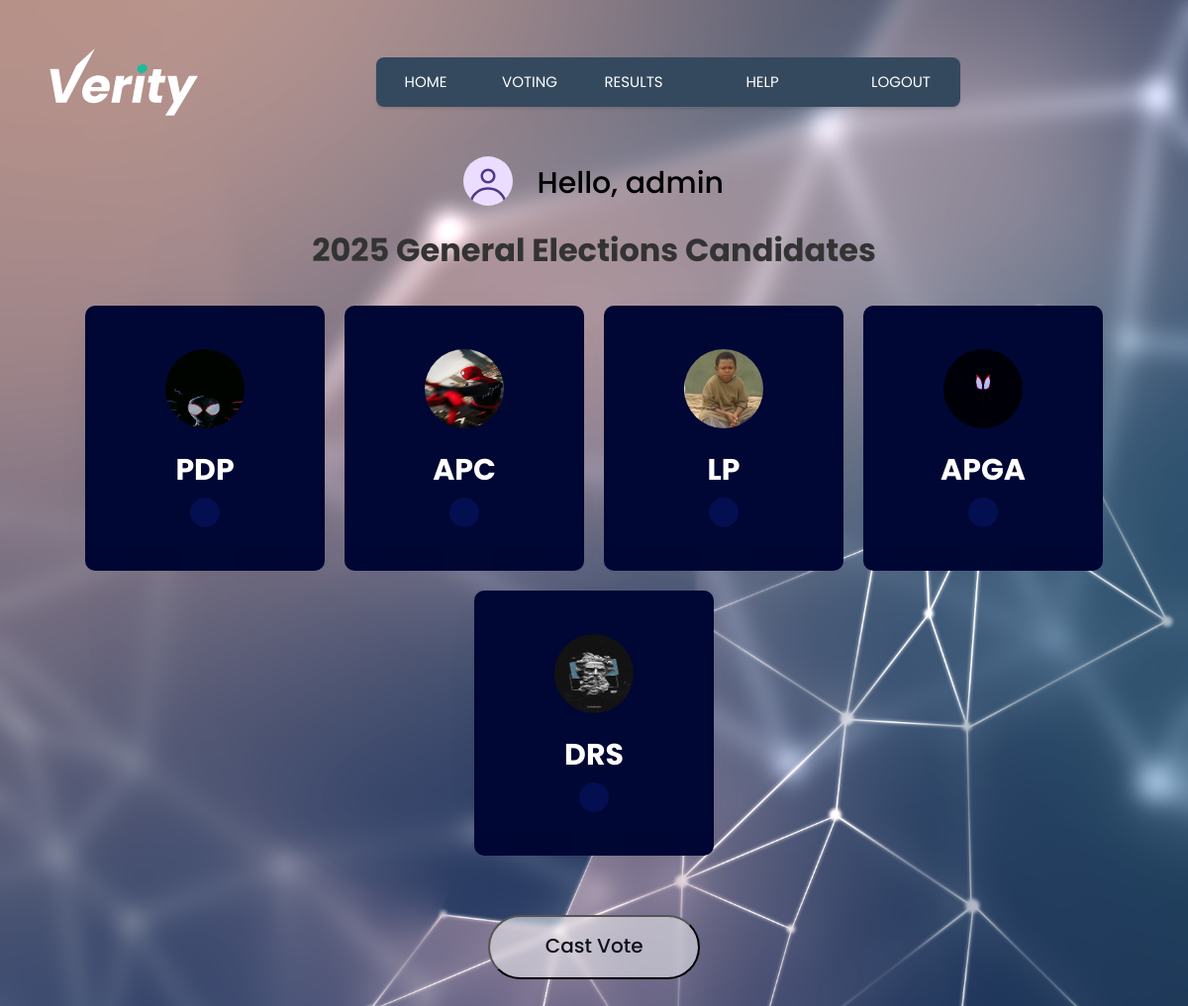
/voting/ (signed in), run on the app's committed database.
### users/models.py (models this page shows, shortened)
class User(AbstractBaseUser, PermissionsMixin):
    ROLE_CHOICES = [
        ('admin', 'Admin'),
        ('voter', 'Voter'),
    ]
    username = models.CharField(max_length=20, unique=True)
    password = models.CharField(max_length=255)  # Make sure it's large enough
    role = models.CharField(max_length=10, choices=ROLE_CHOICES, default='voter')
    voterID = models.CharField(max_length=20, unique=True)
    wallet_address = models.CharField(max_length=42, unique=True, default='0xFF5687dd63d55b6B5990bD2ad27927d5b9DAA6c1')  # Add wallet address field
    is_active = models.BooleanField(default=True)
    is_staff = models.BooleanField(default=False)
    objects = UserManager()
    USERNAME_FIELD = 'username'  # Use username for authentication
    REQUIRED_FIELDS = ['password', 'role', 'voterID', 'wallet_address']  # Fields required for user creation

### main/models.py (models this page shows, shortened)
class Candidate(models.Model):
    name = models.CharField(max_length=255)
    description = models.TextField()
    image = models.ImageField(upload_to='images/', null=True, blank=True)
    created_at = models.DateTimeField(auto_now_add=True)

### main/views.py (the view)
# urls.py: path('voting/', views.voting, name='voting'),
def voting(request):
    voting = Candidate.objects.all()
    context = {
        'voting': voting,
    }
    return render(request, 'voting.html',context)

### main/templates/voting.html (shortened to what this page needs)
{% load static %}
<!DOCTYPE html>
<html lang="en">
<head>
    <link rel="stylesheet" type="text/css" href="{% static 'style.css' %}">
</head>
<body>
    <div class="hero">
    <header>
        <img src="{% static 'images/Verity.svg' %}" class="logo">
        <nav>
            {% if user.is_authenticated %}
            <a href="/">Home</a>
            <a href="/voting">Voting</a>
            <a href="/results">Results</a>
            <a href="#">Help</a>
            <a href="{% url 'logout' %}">Logout</a>
            {% else %}
            <a href="/">Home</a>
            <a href="#">Help</a>
            <a href="{% url 'user_login' %}">Login</a>
        {% endif %}
        </nav>
    </header>
    </div>
    <div class="candidate-list">
        <div class="voter-info"><img src="{% static '/images/Generic avatar.svg' %}"> Hello, {{user.username}}</div>
        <h1>2025 General Elections Candidates</h1>
    </div>
    <form method="POST" action="/cast_vote/">
        <div class="radio-buttons">
            {% for voting in voting %}
            <label class="custom-radio">
                <div class="radio-btn">
                    <div class="content">
                        <div class="profile-image">
                            <img src="{{ voting.image.url }}">
                        </div>
                        <h2>{{ voting.name }}</h2>
                        <span class="check-icon">
                            <span class="icon"></span>
                        </span>
                    </div>
                </div>
            </label>
            {% endfor %}
        </div>
        <div class="centralised-button">
            <button type="submit" style="margin-top: 50px;">Cast Vote</button>
        </div>
    </form>
</body>
</html>

### main/static/style.css (style rules this page uses)
body { background-image: url(images/bg.jpg); background-position:center; background-repeat: no-repeat; background-size: cover; font-family: poppins; margin-left: 50px; margin-right: 50px; height: 100vh; }
header { display: flex; justify-content: space-between; }
.hero { display: flex; justify-content: center; flex-direction: column; }
.logo { height: 150px; width: 150px; }
.centralised-button { display: flex; justify-content: center; align-items: center; padding-bottom: 50px; }
button { display: inline-flex; padding: 14.452px 55.71px 16.548px 56px; justify-content: center; align-items: center; border-radius: 90.323px; background: rgba(255, 255, 255, 0.50); backdrop-filter: blur(3.612903118133545px); color: #0D111C; font-family: Poppins; font-size: 20px; font-style: normal; font-weight: 500; line-height: normal; }
nav { position: relative; margin: 50px auto 0; width: 590px; height: 50px; background: #34495e; border-radius: 8px; font-size: 0; box-shadow: 0 2px 3px 0 rgba(0, 0, 0, .1); }
nav a { font-size: 15px; text-transform: uppercase; color: white; text-decoration: none; line-height: 50px; position: relative; z-index: 1; display: inline-block; text-align: center; }
nav a:nth-child(1) { width: 100px; }
nav a:nth-child(2) { width: 110px; }
nav a:nth-child(3) { width: 100px; }
nav a:nth-child(4) { width: 160px; }
nav a:nth-child(5) { width: 120px; }
.candidate-list { display: flex; align-items: center; flex-direction: column; }
.voter-info { display: inline-flex; padding: 0px 0.547px 0px 0px; justify-content: center; align-items: flex-end; gap: 24.172px; color: #000; font-family: Poppins; font-size: 30px; font-style: normal; font-weight: 500; line-height: normal; }
.voter-info img { width: 50px; height: 50px; }
.radio-buttons { width: 100%; margin: 0 auto; display: flex; justify-content: center; flex-wrap: wrap; }
.radio-btn { position: relative; width: 234px; height: 260px; margin: 10px; background-color: #000734; border: 4px solid transparent; border-radius: 10px; cursor: pointer; }
.radio-btn .content { padding: 20px; display: flex; flex-direction: column; justify-content: center; align-items: center; }
.radio-btn .profile-image { width: 80px; height: 80px; margin: 20px 0; border-radius: 50%; overflow: hidden; }
.radio-btn .profile-image img { width: 100%; height: 100%; user-select: none; }
.radio-btn h2 { margin-top: 0px; color: #FFF; margin-bottom: 5px; font-size: 30px; text-transform: capitalize; }
.radio-btn .check-icon { width: 30px; height: 30px; background-color: #040f52; border-radius: 50%; display: flex; align-items: center; justify-content: center; overflow: hidden; }
.radio-btn .check-icon .icon { display: inline-block; position: relative; width: 18px; height: 8px; margin-top: -2px; transform: rotate(-40deg); }
.radio-btn .check-icon .icon::before { content:""; width: 3px; height: 100%; background-color: #ffffff; position: absolute; left: 0; bottom: 0; border-radius: 10px; box-shadow: -2px 0 5px rgba(0,0,0,0.231); transform: scaleY(0); transform-origin: top; transition: all 0.2s ease-in-out; }
.radio-btn .check-icon .icon::after { content:""; width: 100%; height: 3px; background-color: #ffffff; position: absolute; left: 0; bottom: 0; border-radius: 10px; box-shadow: 0 3px 5px rgba(0,0,0,0.231); transform: scaleX(0); transform-origin: left; transition: all 0.2s ease-in-out; }
.content { flex-basis: 50%; padding: 3em 3em; background: #000734; box-shadow: 2px 9px 49px -17px rgba(0, 0, 0, .1); border-top-left-radius: 8px; border-bottom-left-radius:8px ; }
h1 { text-align: center; color: #333; }

### data on the page
User: username "admin"
Candidate: image (picture), name "PDP"
Candidate: image (picture), name "APC"
Candidate: image (picture), name "LP"
Candidate: image (picture), name "APGA"
Candidate: image (picture), name "DRS"
